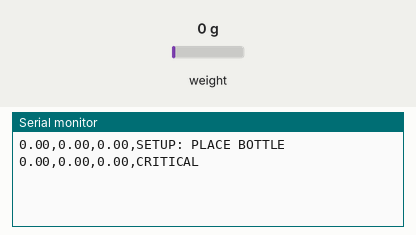
Bench run of a sketch on a simulated Arduino Uno, built with avr-gcc and run on an emulated ATmega328P. Parts: the last lines printed to the serial monitor. The test bench sets the inputs (shaded band); at power-on: weight on the scale 0 g.

Above: at 9.2 s.
9.3 s: weight on the scale set to 1250 g
At 12.4 s:
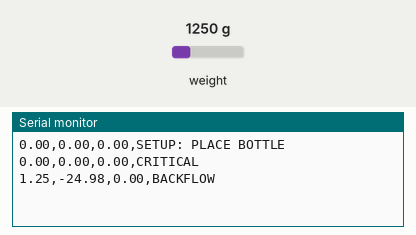
18.0 s: weight on the scale set to 2500 g
At 21.9 s:
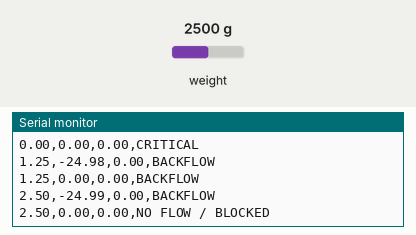

The sketch:

iv_drip.ino
```cpp
#include "HX711.h"

HX711 scale;
#define DOUT  A1
#define CLK   A0

float calibration_factor = 10500;
float maxWeight = 0;
float weight = 0;
float lastWeight = 0;
float intervalStartWeight = 0;
unsigned long intervalStartTime = 0;
int step = 1;
float dripRate_ml_min = 0;
float remainingTime = 0;
unsigned long stagnationTimer = 0;
String status = "SETUP";

void setup() {
  Serial.begin(9600);
  scale.begin(DOUT, CLK);
  scale.set_scale(calibration_factor);
  scale.tare();

  // 1. Initial Prompt
  Serial.println("0.00,0.00,0.00,SETUP: PLACE BOTTLE");
  delay(5000); // 5s wait for user to place bottle

  // 2. Read Initial Weight (100%)
  maxWeight = scale.get_units(20);
  if (maxWeight < 5) maxWeight = 100; // Safety fallback

  lastWeight = maxWeight;
  intervalStartWeight = maxWeight;
  intervalStartTime = millis();
  stagnationTimer = millis();
  status = "NORMAL";
}

void loop() {
  weight = scale.get_units(10);
  if (weight < 0) weight = 0;
  unsigned long currentTime = millis();

  float volumePercent = (weight / maxWeight) * 100.0;
  if (volumePercent > 120 || volumePercent < 0) return;

  // -------- LOGIC FOR 5% DROPS --------
  // Check if current weight has dropped by another 5% segment
  float nextThreshold = maxWeight * (1.0 - (0.05 * step));

  if (weight <= nextThreshold && step <= 20) {
    float timeTakenSec = (currentTime - intervalStartTime) / 1000.0;
    float volumeLostPercent = ((intervalStartWeight - weight) / maxWeight) * 100.0;

    if (timeTakenSec > 1) {
      float ratePerSec = volumeLostPercent / timeTakenSec;
      dripRate_ml_min = ratePerSec * 60.0;

      if (dripRate_ml_min > 0.01) {
        remainingTime = volumePercent / ratePerSec; // in seconds
      }
    }
    intervalStartWeight = weight;
    intervalStartTime = currentTime;
    step++;
  }

  // -------- STATUS CHECK --------
  if (weight > lastWeight + 1.0) {
    status = "BACKFLOW";
  } else if (abs(weight - lastWeight) < 0.05) {
    if (millis() - stagnationTimer > 10000) status = "NO FLOW / BLOCKED";
  } else {
    stagnationTimer = millis();
    if (volumePercent <= 10) status = "CRITICAL";
    else if (volumePercent <= 25) status = "LOW";
    else status = "NORMAL";
  }

  lastWeight = weight;

  // CSV Output: Volume%, Rate, TimeRemaining, Status
  Serial.print(volumePercent, 2);
  Serial.print(",");
  Serial.print(dripRate_ml_min, 2);
  Serial.print(",");
  Serial.print(remainingTime, 2);
  Serial.print(",");
  Serial.println(status);

  delay(2000);
}
```

Measured:
- after the input at 9.3 s, the serial monitor: prints a new line after 2.7 s (image 1)
- after the input at 18.0 s, the serial monitor: prints a new line at once (image 2)
